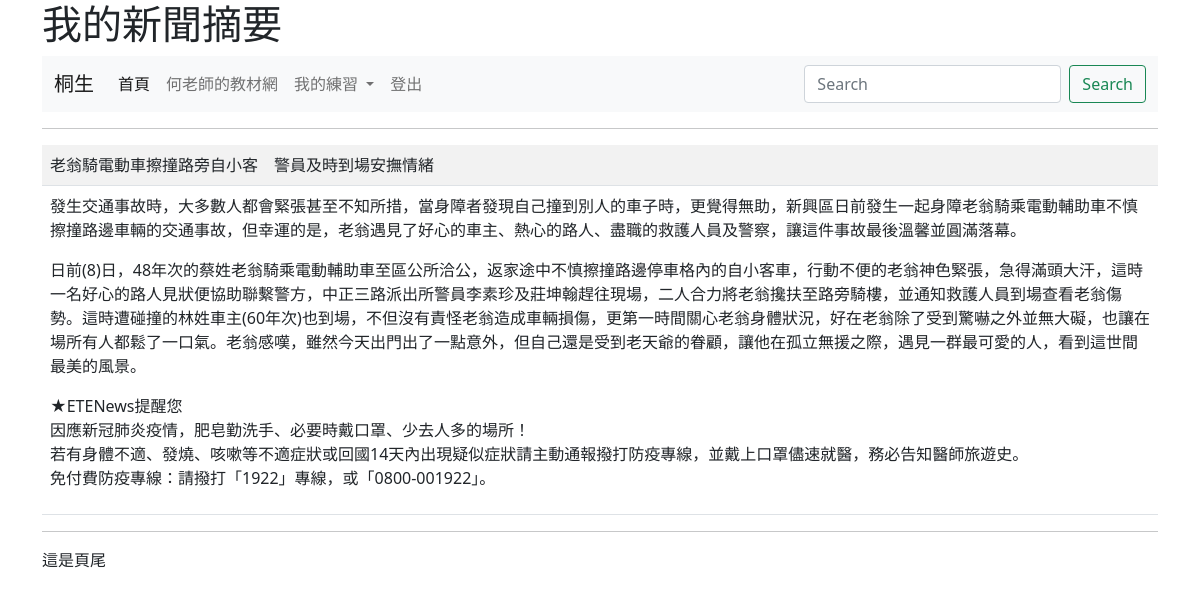
The app's page /show/5/ (signed in) with its own data.
### mysite/models.py (models this page shows, shortened)
class Post(models.Model):
    title = models.CharField(max_length=200)
    content = models.TextField()
    pub_date = models.DateTimeField(default=timezone.now)
    class Meta:
        ordering = ('-pub_date',)

### mysite/views.py (the view)
# urls.py: path('show/<int:id>/', views.show),
@login_required(login_url="/admin/login/")
def show(request, id):
	try:
		post = Post.objects.get(id=id)
	except:
		return redirect("/news/")
	return render(request, "show.html", locals())

### templates/show.html (shortened to what this page needs)
{% extends "base.html" %}
{% block main %}
	<table class="table table-striped">
		<tr>
			<td>
				{{post.title}}<br>
			</td>
		</tr>
		<tr>
			<td>
			{{ post.content | linebreaks }}
			</td>
		</tr>
	</table>
{% endblock %}

### templates/menu.html (shortened to what this page needs)
<nav class="navbar navbar-expand-lg navbar-light bg-light">
  <div class="container-fluid">
    <a class="navbar-brand" href="#">
    {% if request.user.is_authenticated %}
      {{ request.user.first_name }}
    {% else%}
      未登入的訪客
    {% endif %}
    </a>
    <div class="collapse navbar-collapse" id="navbarSupportedContent">
      <ul class="navbar-nav me-auto mb-2 mb-lg-0">
        <li class="nav-item">
          <a class="nav-link active" aria-current="page" href="/">首頁</a>
        </li>
        <li class="nav-item">
          <a class="nav-link" href="https://104.es">何老師的教材網</a>
        </li>
        <li class="nav-item dropdown">
          <a class="nav-link dropdown-toggle" href="#" id="navbarDropdown" role="button" data-bs-toggle="dropdown" aria-expanded="false">
            我的練習
          </a>
        </li>
        {% if request.user.is_authenticated %}
          <li class="nav-item">
            <a class="nav-link" href="/logout/" tabindex="-1">登出</a>
          </li>
        {% else %}
            <li class="nav-item">
              <a class="nav-link" href="/admin/login/?next=/" tabindex="-1">登入</a>
            </li>
        {%endif%}
      </ul>
      <form class="d-flex">
        <input class="form-control me-2" type="search" placeholder="Search" aria-label="Search">
        <button class="btn btn-outline-success" type="submit">Search</button>
      </form>
    </div>
  </div>
</nav>

### records on screen
Post: title "老翁騎電動車擦撞路旁自小客 警員及時到場安撫情緒", content "發生交通事故時，大多數人都會緊張甚至不知所措，當身障者發現自己撞到別人的車子時，更覺得無助，新興區日前發生一起身障老翁騎乘電動輔助車不慎擦撞路邊車輛的交通事故，但幸運的是，老翁遇見了好心的車主、熱心的路人、盡職的救護人員及警察，讓這件事故最後溫馨並圓滿落幕。 日前(8)日，48年次的蔡姓老翁騎乘電動輔助車至區公所洽公，返家途中不慎擦撞路邊停車格內的自小客車，行動不便的老翁神色緊張，急得滿頭大汗，這時一名好心的路人見狀便協助聯繫警方，中正三路派出所警員李素珍及莊坤翰趕往現場，二人合力將老翁攙扶至路旁騎樓，並通知救護人員到場查看老翁傷勢。這時遭碰撞的林姓車主(60年次)也到場，不但沒有責怪老翁造成車輛損傷，更第一時間關心老翁身體狀況，好在老翁除了受到驚嚇之外並無大礙，也讓在場所有人都鬆了一口氣。老翁感嘆，雖然今天出門出了一點意外，但自己還是受到老天爺的眷顧，讓他在孤立無援之際，遇見一群最可愛的人，看到這世間最美的風景。 ★ETENews提醒您 因應新冠肺炎疫情，肥皂勤洗手、必要時戴口罩、少去人多的場所！ 若有身體不適、發燒、咳嗽等不適症狀或回國14天內出現疑似症狀請主動通報撥打防疫專線，並戴上口罩儘速就醫，務必告知醫師旅遊史。 免付費防疫專線：請撥打「1922」專線，或「0800-001922」。"

### other values on screen
{{ request.user.first_name }} "桐生"
